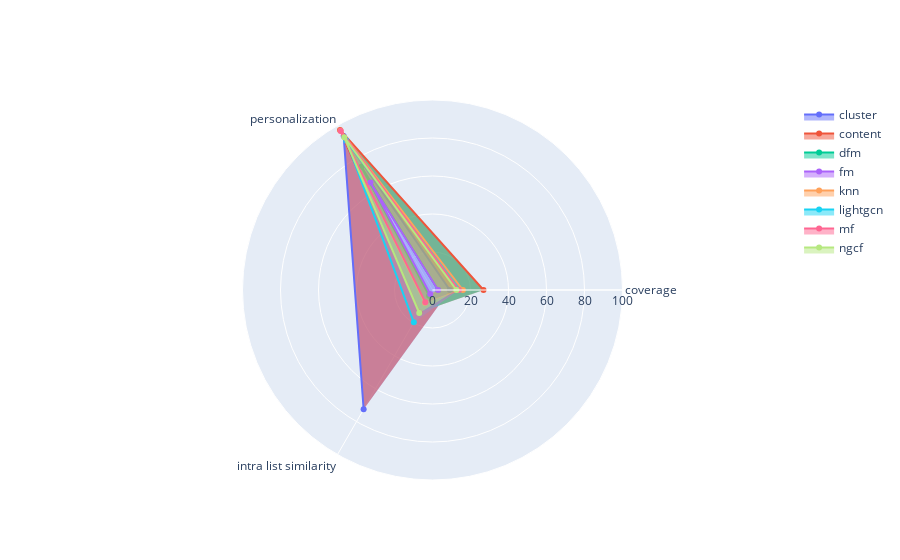

Notebook source saved alongside this figure:
### Markdown cell above
### Metrics Plot

### Code cell
recmetrics.metrics_plot(model_names=model_names,
             coverage_scores=coverage_scores,
             personalization_scores=personalization_scores,
             intra_list_similarity_scores=intralistsim_scores,
             )

### Figure 1 — Plotly figure (JSON) as saved in the notebook; plotly's stock layout.template omitted (floating-point values rounded to 4 significant figures)
{"data": [{"fill": "tonext", "name": "cluster", "r": [9.12, 93.52, 72.48], "theta": ["coverage", "personalization", "intra list similarity"], "type": "scatterpolar"}, {"fill": "tonext", "name": "content", "r": [26.86, 97.31, 13.48], "theta": ["coverage", "personalization", "intra list similarity"], "type": "scatterpolar"}, {"fill": "tonext", "name": "dfm", "r": [3, 74.86, 3.524], "theta": ["coverage", "personalization", "intra list similarity"], "type": "scatterpolar"}, {"fill": "tonext", "name": "fm", "r": [2.94, 65.3, 2.456], "theta": ["coverage", "personalization", "intra list similarity"], "type": "scatterpolar"}, {"fill": "tonext", "name": "knn", "r": [16, 96.77, 7.962], "theta": ["coverage", "personalization", "intra list similarity"], "type": "scatterpolar"}, {"fill": "tonext", "name": "lightgcn", "r": [13.71, 90.8, 19.64], "theta": ["coverage", "personalization", "intra list similarity"], "type": "scatterpolar"}, {"fill": "tonext", "name": "mf", "r": [13.81, 96.57, 7.507], "theta": ["coverage", "personalization", "intra list similarity"], "type": "scatterpolar"}, {"fill": "tonext", "name": "ngcf", "r": [12.59, 92.89, 13.98], "theta": ["coverage", "personalization", "intra list similarity"], "type": "scatterpolar"}], "layout": {"polar": {"radialaxis": {"range": [0, 100], "visible": true}}, "showlegend": true}}
